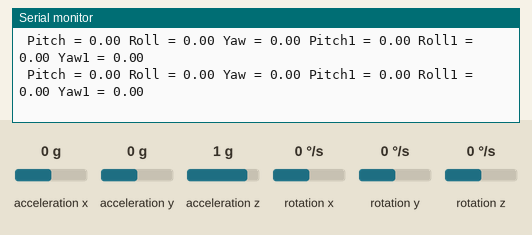
This sketch was run on a simulated Arduino Uno, built with avr-gcc and run on an emulated ATmega328P. On the bench: the last lines printed to the serial monitor. The test bench sets the inputs (shaded band); at power-on: rotation x 0 °/s, rotation y 0 °/s, rotation z 0 °/s, acceleration x 0 g, acceleration y 0 g, acceleration z 1 g.

Above: at 1.2 s.
1.3 s: rotation x set to -192 °/s
At 1.8 s:
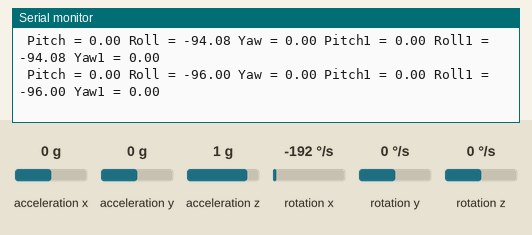
4.3 s: rotation y set to -192 °/s
At 4.9 s:
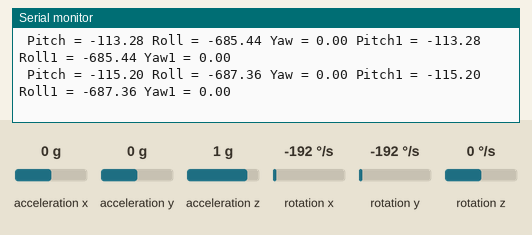
7.3 s: rotation z set to -192 °/s
At 8.0 s:
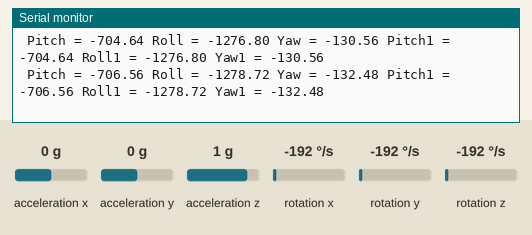
10.3 s: rotation y set to 100 °/s
At 11.1 s:
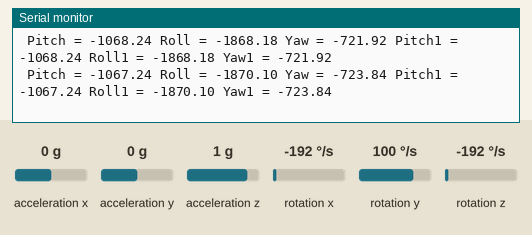
13.3 s: rotation y set to -192 °/s
At 13.8 s:
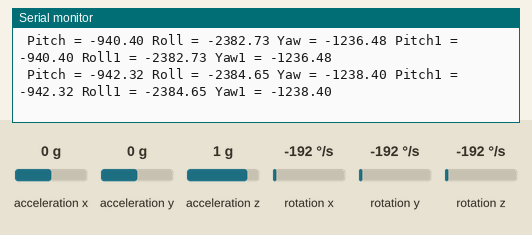
Timing chart, 0 to 16.3 s (numbered marks = the images above; inputs shaded):
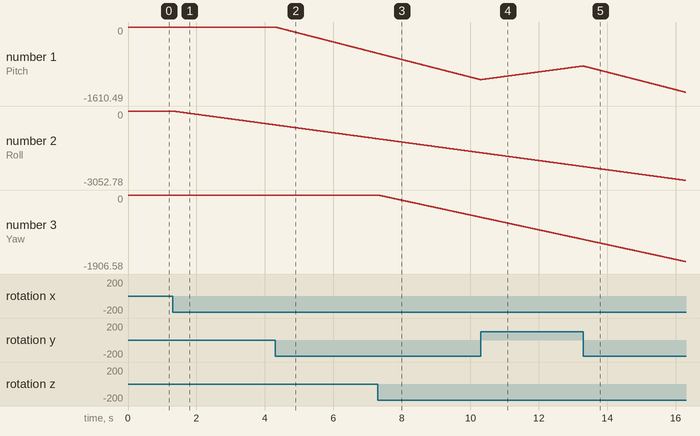

The sketch:

mpuangle2.ino
```cpp
#include <Wire.h>
#include <MPU6050.h>

MPU6050 mpu;
MPU6050 mpu1;

// Timers
unsigned long timer = 0;
float timeStep = 0.01;
unsigned long timer1 = 0;
float timeStep1 = 0.01;

// Pitch, Roll and Yaw values
float pitch = 0;
float roll = 0;
float yaw = 0;
float pitch1 = 0;
float roll1 = 0;
float yaw1 = 0;

void setup()
{
  Serial.begin(115200);

  // Initialize MPU6050
  while(!mpu.begin(MPU6050_SCALE_2000DPS, MPU6050_RANGE_2G,0x68))
  {
    Serial.println("Could not find a valid MPU6050 sensor, check wiring!");
    delay(500);
  }
  while(!mpu1.begin(MPU6050_SCALE_2000DPS, MPU6050_RANGE_2G,0x69))
  {
    Serial.println("Could not find a valid MPU6050 sensor, check wiring!");
    delay(500);
  }

  // Calibrate gyroscope. The calibration must be at rest.
  // If you don't want calibrate, comment this line.
  mpu.calibrateGyro();
  mpu1.calibrateGyro();

  // Set threshold sensivty. Default 3.
  // If you don't want use threshold, comment this line or set 0.
  mpu.setThreshold(3);
  mpu1.setThreshold(3);
}

void loop()
{
  timer = millis();
  timer1 = millis();

  // Read normalized values
  Vector norm = mpu.readNormalizeGyro();
  Vector norm1 = mpu1.readNormalizeGyro();

  // Calculate Pitch, Roll and Yaw
  pitch = pitch + norm.YAxis * timeStep;
  roll = roll + norm.XAxis * timeStep;
  yaw = yaw + norm.ZAxis * timeStep;
  pitch1 = pitch1 + norm1.YAxis * timeStep1;
  roll1 = roll1 + norm1.XAxis * timeStep1;
  yaw1 = yaw1 + norm1.ZAxis * timeStep1;

  // Output raw
  Serial.print(" Pitch = ");
  Serial.print(pitch);
  Serial.print(" Roll = ");
  Serial.print(roll);
  Serial.print(" Yaw = ");
  Serial.print(yaw);
  Serial.print(" Pitch1 = ");
  Serial.print(pitch1);
  Serial.print(" Roll1 = ");
  Serial.print(roll1);
  Serial.print(" Yaw1 = ");
  Serial.println(yaw1);

  // Wait to full timeStep period
  delay((timeStep*1000) - (millis() - timer));
}
```

Measured:
- after the input at 1.3 s, the serial monitor: prints a new line at once (image 1)
- plotted number 2: 0 → -572.16 after the input at 1.3 s
